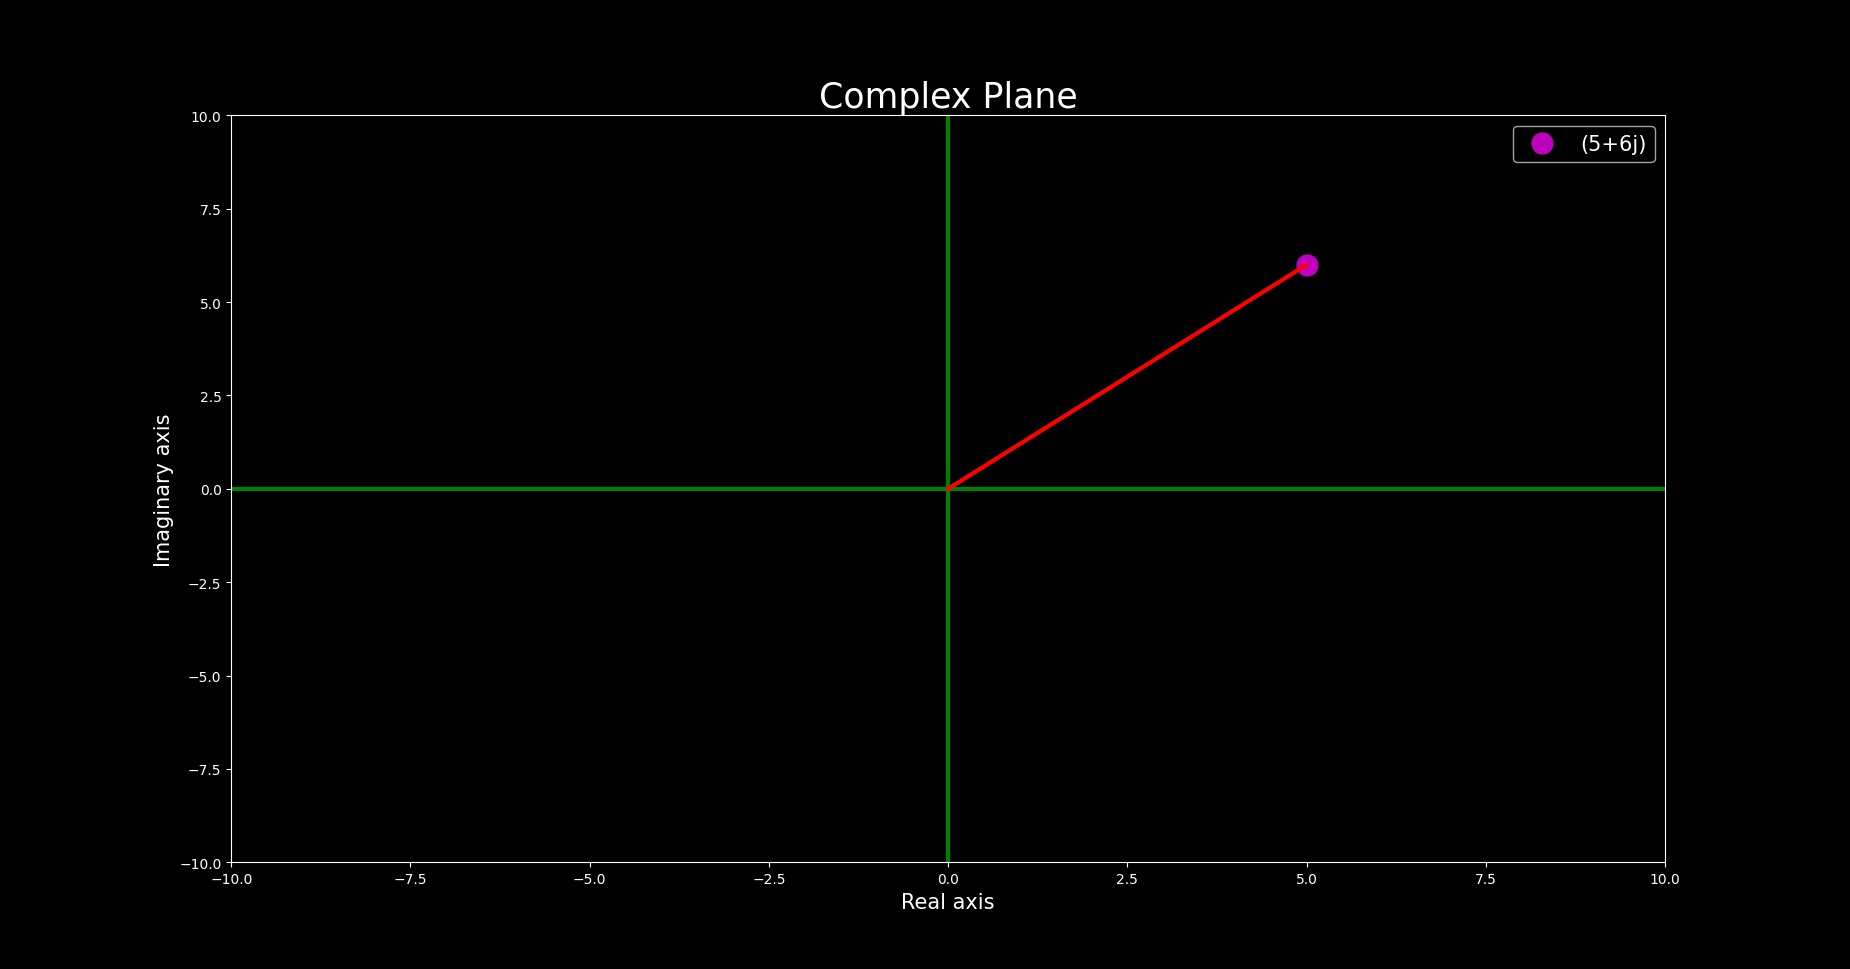

Write Python code to recreate this figure.
import numpy as np
import matplotlib.pyplot as plt
from matplotlib import style

style.use('dark_background')


z = 5 + 6j

# Magnitude of a Number
mag_z = np.sqrt(np.real(z)**2 + np.imag(z)**2)
print("Magnitude =", mag_z)

# Angle with positive real axis
ang_z = np.angle(z)
print("Angle =", ang_z)

print("Angle in degrees =", ang_z*57.3) # angle in degrees

plt.figure(figsize=(16, 9))

plt.plot(np.real(z), np.imag(z), 'mo', markersize=15, label='(5+6j)')

plt.xlim([-10, 10])
plt.ylim([-10, 10])
plt.plot([-10, 10], [0, 0], 'g',lw=3)
plt.plot([0, 0], [-10, 10], 'g', lw=3)
plt.plot([0, 5], [0, 6], 'r-', lw=3)

plt.xlabel('Real axis', fontsize=15)
plt.ylabel('Imaginary axis', fontsize=15)
plt.title('Complex Plane', fontsize=25)
plt.legend(fontsize=15)
plt.show()
